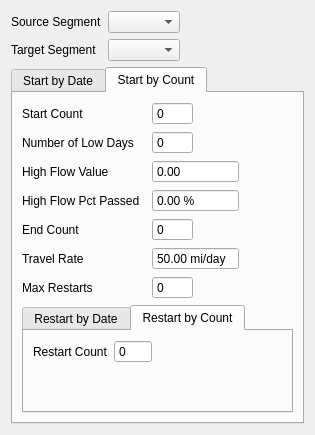
<?xml version="1.0" encoding="UTF-8"?>
<ui version="4.0">
 <class>TransportTool</class>
 <widget class="QWidget" name="TransportTool">
  <property name="geometry">
   <rect>
    <x>0</x>
    <y>0</y>
    <width>315</width>
    <height>435</height>
   </rect>
  </property>
  <property name="windowTitle">
   <string>Form</string>
  </property>
  <layout class="QGridLayout" name="gridLayout_5">
   <item row="0" column="0">
    <widget class="QLabel" name="label_14">
     <property name="text">
      <string>Source Segment</string>
     </property>
    </widget>
   </item>
   <item row="0" column="1">
    <widget class="QComboBox" name="comboBox"/>
   </item>
   <item row="0" column="2">
    <spacer name="horizontalSpacer_6">
     <property name="orientation">
      <enum>Qt::Horizontal</enum>
     </property>
     <property name="sizeHint" stdset="0">
      <size>
       <width>92</width>
       <height>20</height>
      </size>
     </property>
    </spacer>
   </item>
   <item row="1" column="0">
    <widget class="QLabel" name="label_15">
     <property name="text">
      <string>Target Segment</string>
     </property>
    </widget>
   </item>
   <item row="1" column="1">
    <widget class="QComboBox" name="comboBox_2"/>
   </item>
   <item row="2" column="0" colspan="3">
    <widget class="QTabWidget" name="tabWidget">
     <property name="currentIndex">
      <number>1</number>
     </property>
     <widget class="QWidget" name="tab_stByDate">
      <attribute name="title">
       <string>Start by Date</string>
      </attribute>
      <layout class="QGridLayout" name="gridLayout">
       <item row="2" column="0" colspan="2">
        <spacer name="horizontalSpacer">
         <property name="orientation">
          <enum>Qt::Horizontal</enum>
         </property>
         <property name="sizeHint" stdset="0">
          <size>
           <width>66</width>
           <height>20</height>
          </size>
         </property>
        </spacer>
       </item>
       <item row="1" column="0">
        <widget class="QLabel" name="label_endDate">
         <property name="text">
          <string>End Date</string>
         </property>
        </widget>
       </item>
       <item row="1" column="4">
        <spacer name="horizontalSpacer_2">
         <property name="orientation">
          <enum>Qt::Horizontal</enum>
         </property>
         <property name="sizeHint" stdset="0">
          <size>
           <width>170</width>
           <height>20</height>
          </size>
         </property>
        </spacer>
       </item>
       <item row="0" column="0">
        <widget class="QLabel" name="label_startDate">
         <property name="text">
          <string>Start Date</string>
         </property>
        </widget>
       </item>
       <item row="0" column="2">
        <widget class="QSpinBox" name="spinBox_8">
         <property name="buttonSymbols">
          <enum>QAbstractSpinBox::NoButtons</enum>
         </property>
         <property name="maximum">
          <number>365</number>
         </property>
        </widget>
       </item>
       <item row="3" column="2">
        <spacer name="verticalSpacer">
         <property name="orientation">
          <enum>Qt::Vertical</enum>
         </property>
         <property name="sizeHint" stdset="0">
          <size>
           <width>20</width>
           <height>216</height>
          </size>
         </property>
        </spacer>
       </item>
       <item row="1" column="2">
        <widget class="QSpinBox" name="spinBox_9">
         <property name="buttonSymbols">
          <enum>QAbstractSpinBox::NoButtons</enum>
         </property>
         <property name="maximum">
          <number>365</number>
         </property>
         <property name="value">
          <number>365</number>
         </property>
        </widget>
       </item>
       <item row="1" column="3">
        <spacer name="horizontalSpacer_5">
         <property name="orientation">
          <enum>Qt::Horizontal</enum>
         </property>
         <property name="sizeHint" stdset="0">
          <size>
           <width>40</width>
           <height>20</height>
          </size>
         </property>
        </spacer>
       </item>
       <item row="2" column="2" colspan="2">
        <widget class="QPushButton" name="pushButton_dateSchedule">
         <property name="text">
          <string>Schedule</string>
         </property>
        </widget>
       </item>
      </layout>
     </widget>
     <widget class="QWidget" name="tab_stByCount">
      <attribute name="title">
       <string>Start by Count</string>
      </attribute>
      <layout class="QGridLayout" name="gridLayout_4">
       <item row="5" column="0">
        <widget class="QLabel" name="label_4">
         <property name="text">
          <string>Travel Rate</string>
         </property>
        </widget>
       </item>
       <item row="6" column="0">
        <widget class="QLabel" name="label_2">
         <property name="text">
          <string>Max Restarts</string>
         </property>
        </widget>
       </item>
       <item row="1" column="0" colspan="2">
        <widget class="QLabel" name="label_9">
         <property name="text">
          <string>Number of Low Days</string>
         </property>
        </widget>
       </item>
       <item row="2" column="0">
        <widget class="QLabel" name="label_10">
         <property name="text">
          <string>High Flow Value</string>
         </property>
        </widget>
       </item>
       <item row="0" column="0">
        <widget class="QLabel" name="label">
         <property name="text">
          <string>Start Count</string>
         </property>
        </widget>
       </item>
       <item row="3" column="0">
        <widget class="QLabel" name="label_11">
         <property name="text">
          <string>High Flow Pct Passed</string>
         </property>
        </widget>
       </item>
       <item row="0" column="4">
        <spacer name="horizontalSpacer_7">
         <property name="orientation">
          <enum>Qt::Horizontal</enum>
         </property>
         <property name="sizeHint" stdset="0">
          <size>
           <width>28</width>
           <height>20</height>
          </size>
         </property>
        </spacer>
       </item>
       <item row="5" column="2" colspan="2">
        <widget class="QDoubleSpinBox" name="doubleSpinBox">
         <property name="buttonSymbols">
          <enum>QAbstractSpinBox::NoButtons</enum>
         </property>
         <property name="suffix">
          <string> mi/day</string>
         </property>
         <property name="minimum">
          <double>50.000000000000000</double>
         </property>
         <property name="maximum">
          <double>999.990000000000009</double>
         </property>
        </widget>
       </item>
       <item row="3" column="2" colspan="2">
        <widget class="QDoubleSpinBox" name="doubleSpinBox_3">
         <property name="buttonSymbols">
          <enum>QAbstractSpinBox::NoButtons</enum>
         </property>
         <property name="suffix">
          <string> %</string>
         </property>
         <property name="maximum">
          <double>100.000000000000000</double>
         </property>
        </widget>
       </item>
       <item row="2" column="2" colspan="2">
        <widget class="QDoubleSpinBox" name="doubleSpinBox_2">
         <property name="buttonSymbols">
          <enum>QAbstractSpinBox::NoButtons</enum>
         </property>
         <property name="maximum">
          <double>15000.000000000000000</double>
         </property>
        </widget>
       </item>
       <item row="4" column="0" colspan="2">
        <widget class="QLabel" name="label_8">
         <property name="text">
          <string>End Count</string>
         </property>
        </widget>
       </item>
       <item row="4" column="2">
        <widget class="QSpinBox" name="spinBox_3">
         <property name="buttonSymbols">
          <enum>QAbstractSpinBox::NoButtons</enum>
         </property>
         <property name="maximum">
          <number>9999</number>
         </property>
        </widget>
       </item>
       <item row="6" column="2">
        <widget class="QSpinBox" name="spinBox_5">
         <property name="buttonSymbols">
          <enum>QAbstractSpinBox::NoButtons</enum>
         </property>
         <property name="maximum">
          <number>99</number>
         </property>
        </widget>
       </item>
       <item row="1" column="2">
        <widget class="QSpinBox" name="spinBox_4">
         <property name="buttonSymbols">
          <enum>QAbstractSpinBox::NoButtons</enum>
         </property>
         <property name="maximum">
          <number>99</number>
         </property>
        </widget>
       </item>
       <item row="0" column="2">
        <widget class="QSpinBox" name="spinBox_2">
         <property name="buttonSymbols">
          <enum>QAbstractSpinBox::NoButtons</enum>
         </property>
         <property name="maximum">
          <number>9999</number>
         </property>
        </widget>
       </item>
       <item row="7" column="0" colspan="5">
        <widget class="QTabWidget" name="tabWidget_restart">
         <property name="currentIndex">
          <number>1</number>
         </property>
         <widget class="QWidget" name="tab_rstByDate">
          <attribute name="title">
           <string>Restart by Date</string>
          </attribute>
          <layout class="QGridLayout" name="gridLayout_2">
           <item row="0" column="0">
            <widget class="QLabel" name="label_3">
             <property name="text">
              <string>Restart Date</string>
             </property>
            </widget>
           </item>
           <item row="0" column="2">
            <spacer name="horizontalSpacer_3">
             <property name="orientation">
              <enum>Qt::Horizontal</enum>
             </property>
             <property name="sizeHint" stdset="0">
              <size>
               <width>40</width>
               <height>20</height>
              </size>
             </property>
            </spacer>
           </item>
           <item row="1" column="0">
            <widget class="QLabel" name="label_12">
             <property name="text">
              <string>End Date</string>
             </property>
            </widget>
           </item>
           <item row="0" column="1">
            <widget class="QSpinBox" name="spinBox_7">
             <property name="buttonSymbols">
              <enum>QAbstractSpinBox::NoButtons</enum>
             </property>
             <property name="maximum">
              <number>365</number>
             </property>
            </widget>
           </item>
           <item row="1" column="1">
            <widget class="QSpinBox" name="spinBox_6">
             <property name="buttonSymbols">
              <enum>QAbstractSpinBox::NoButtons</enum>
             </property>
             <property name="maximum">
              <number>365</number>
             </property>
            </widget>
           </item>
           <item row="2" column="1">
            <spacer name="verticalSpacer_3">
             <property name="orientation">
              <enum>Qt::Vertical</enum>
             </property>
             <property name="sizeHint" stdset="0">
              <size>
               <width>20</width>
               <height>40</height>
              </size>
             </property>
            </spacer>
           </item>
          </layout>
         </widget>
         <widget class="QWidget" name="tab_rstByCount">
          <attribute name="title">
           <string>Restart by Count</string>
          </attribute>
          <layout class="QGridLayout" name="gridLayout_3">
           <item row="0" column="1">
            <widget class="QSpinBox" name="spinBox">
             <property name="buttonSymbols">
              <enum>QAbstractSpinBox::NoButtons</enum>
             </property>
             <property name="maximum">
              <number>9999</number>
             </property>
            </widget>
           </item>
           <item row="0" column="0">
            <widget class="QLabel" name="label_13">
             <property name="text">
              <string>Restart Count</string>
             </property>
            </widget>
           </item>
           <item row="0" column="2">
            <spacer name="horizontalSpacer_4">
             <property name="orientation">
              <enum>Qt::Horizontal</enum>
             </property>
             <property name="sizeHint" stdset="0">
              <size>
               <width>40</width>
               <height>20</height>
              </size>
             </property>
            </spacer>
           </item>
           <item row="1" column="1">
            <spacer name="verticalSpacer_2">
             <property name="orientation">
              <enum>Qt::Vertical</enum>
             </property>
             <property name="sizeHint" stdset="0">
              <size>
               <width>20</width>
               <height>40</height>
              </size>
             </property>
            </spacer>
           </item>
          </layout>
         </widget>
        </widget>
       </item>
      </layout>
     </widget>
    </widget>
   </item>
  </layout>
 </widget>
 <resources/>
 <connections/>
</ui>
